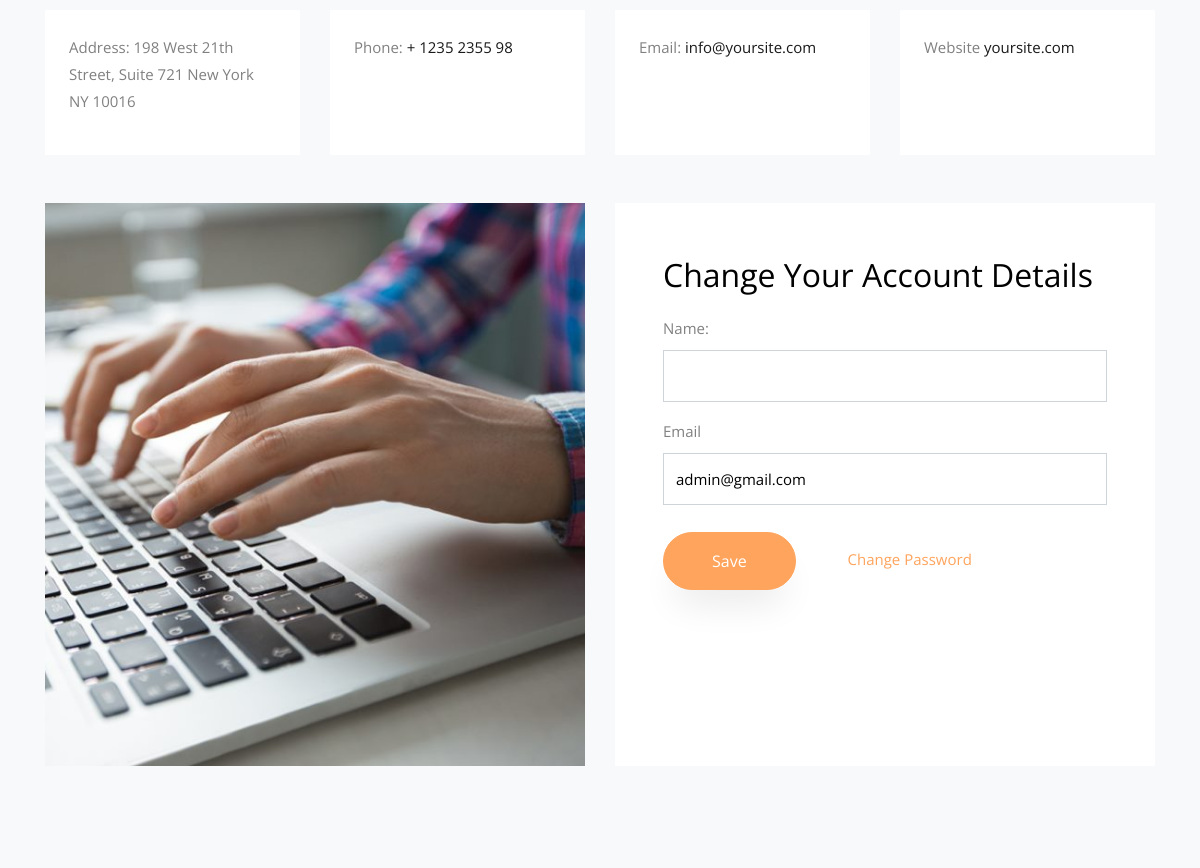
The app's page /account/details/ (signed in, middle part), older data.
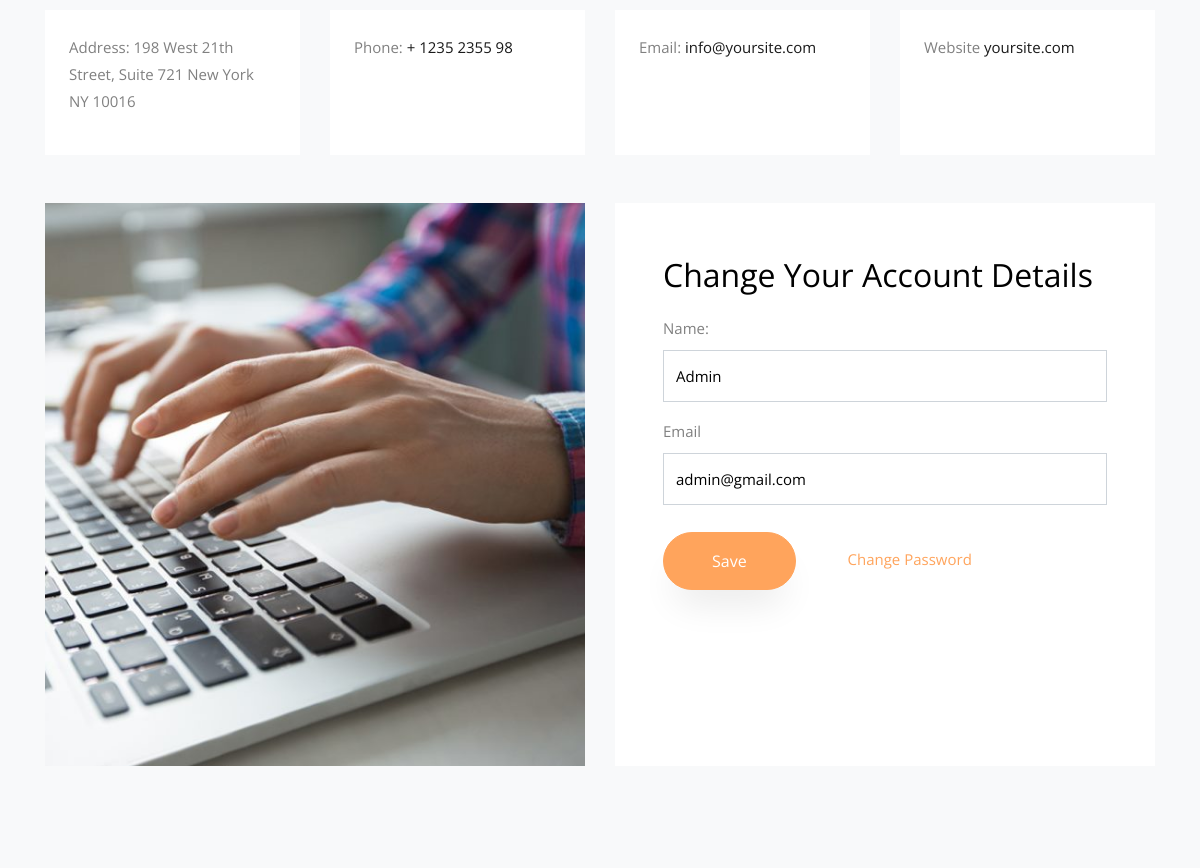
The same page, newer data.
### accounts/models.py (models this page shows, shortened)
class User(AbstractBaseUser):
    email = models.EmailField(max_length=255, unique=True)
    full_name = models.CharField(max_length=255, blank=True, null=True)
    is_active = models.BooleanField(default=True)
    staff = models.BooleanField(default=False)
    admin = models.BooleanField(default=False)
    timestamp = models.DateTimeField(auto_now_add=True)
    USERNAME_FIELD = 'email'
    REQUIRED_FIELDS = []
    objects = UserManager()

### accounts/views.py (the view, shortened to what this page needs)
# urls.py: path('details/', UserDetailUpdateView.as_view(), name='user-update'),
class UserDetailUpdateView(LoginRequiredMixin, UpdateView):
    form_class = UserDetailChangeForm
    template_name = 'accounts/detail-update-view.html'
    def get_object(self):
        return self.request.user
    def get_context_data(self, *args, **kwargs):
        context = super(UserDetailUpdateView, self).get_context_data(*args, **kwargs)
        context['title'] = 'Change Your Account Details'
        return context

### accounts/forms.py
class UserDetailChangeForm(forms.ModelForm):
    full_name = forms.CharField(label='Name', required=False,
                                widget=forms.TextInput(attrs={'class': 'form-control'}))
    class Meta:
        model = User
        fields = ['full_name']

### carts/models.py (called while the page is built)
    def new_or_get(self, request):
        cart_id = request.session.get('cart_id', None)
        qs = self.get_queryset().filter(id=cart_id)
        if qs.count() == 1:
            new_obj = False
            cart_obj = qs.first()
            if request.user.is_authenticated and cart_obj.user is None:
                cart_obj.user = request.user
                cart_obj.save()
        else:
            cart_obj = Cart.objects.new(user=request.user)
            new_obj = True
            request.session['cart_id'] = cart_obj.id
        return cart_obj, new_obj

    def new(self, user=None):
        user_obj = None
        if user is not None:
            if user.is_authenticated:
                user_obj = user
        return self.model.objects.create(user=user_obj)

    def get_cart_count(self):
        cart_count = 0
        qs = self.items.all()
        for i in range(0, qs.count()):
            cart_count += qs[i].quantity
        return cart_count

### carts/templatetags/cart_template_tags.py (called while the page is built)
@register.filter
def cart_item_count(request):
    cart, new_cart = Cart.objects.new_or_get(request)
    return cart.get_cart_count()

### orders/models.py (called while the page is built)
def post_save_cart_total(sender, instance, created, *args, **kwargs):
    if not created:
        cart_obj = instance
        cart_total = cart_obj.total
        cart_id = cart_obj.id
        qs = Order.objects.filter(cart__id=cart_id)
        if qs.count() == 1:
            order_obj = qs.first()
            order_obj.update_total()

### accounts/templates/accounts/detail-update-view.html (shortened to what this page needs)
{% extends "base.html" %}
{% load static %}
{% block content %}
  <section class="ftco-section contact-section bg-light">
      <div class="container">
        <div class="row d-flex mb-5 contact-info">
          <div class="col-md-3 d-flex">
            <div class="info bg-white p-4">
              <p><span>Address:</span> 198 West 21th Street, Suite 721 New York NY 10016</p>
            </div>
          </div>
          <div class="col-md-3 d-flex">
            <div class="info bg-white p-4">
              <p><span>Phone:</span> <a href="tel://1234567920">+ 1235 2355 98</a></p>
            </div>
          </div>
          <div class="col-md-3 d-flex">
            <div class="info bg-white p-4">
              <p><span>Email:</span> <a href="mailto:info@yoursite.com">info@yoursite.com</a></p>
            </div>
          </div>
          <div class="col-md-3 d-flex">
            <div class="info bg-white p-4">
              <p><span>Website</span> <a href="#">yoursite.com</a></p>
            </div>
          </div>
        </div>
        <div class="row block-9">
          <div class="col-md-6 order-md-last d-flex">
            <form method='POST' action='{% if action_url %}{{ action_url }}{% endif %}' class="bg-white p-5 contact-form"> {% csrf_token %}
                {% if title %}<label class="label-control"><h2>{{ title }}</h2></label>{% endif %}
                {{ form.as_p }}
                <label for="email">Email</label>
                <input type="text" id="email" class="form-control" value="{{ request.user.email }}" disabled="disabled">
                <br/>
                <input type="submit" value="Save" class="btn btn-primary py-3 px-5">
                <a href="{% url 'password_change' %}" class="ml-5">Change Password</a>
            </form>
          </div>
          <div class="col-md-6 d-flex">
            <div class="bg-white">
              <img class="img-fluid" src="{% static 'images/login.jpg' %}" alt="">
            </div>
          </div>
        </div>
      </div>
  </section>
{% endblock %}

### templates/base.html (shortened to what this page needs)
{% load static %}
{% load compress %}
<!DOCTYPE html>
<html lang="en">
  <head>
    {% include "base/css.html" %}
  </head>
  <body class="goto-here">
    {% url 'home' as home_url %}
		{% block content %}{% endblock %}
  </body>
</html>

### templates/base/css.html (shortened to what this page needs)
{% load static %}
{% load compress %}
<link rel="stylesheet" href="{% static 'css/open-iconic-bootstrap.min.css' %}">
<link rel="stylesheet" href="{% static 'css/animate.css' %}">
<link rel="stylesheet" href="{% static 'css/owl.carousel.min.css' %}">
<link rel="stylesheet" href="{% static 'css/owl.theme.default.min.css' %}">
<link rel="stylesheet" href="{% static 'css/magnific-popup.css' %}">
<link rel="stylesheet" href="{% static 'css/aos.css' %}">
<link rel="stylesheet" href="{% static 'css/ionicons.min.css' %}">
<link rel="stylesheet" href="{% static 'css/bootstrap-datepicker.css' %}">
<link rel="stylesheet" href="{% static 'css/jquery.timepicker.css' %}">
<link rel="stylesheet" href="{% static 'css/flaticon.css' %}">
<link rel="stylesheet" href="{% static 'css/icomoon.css' %}">
<link rel="stylesheet" href="{% static 'css/style.css' %}">
<link href="https://cdnjs.cloudflare.com/ajax/libs/jquery-confirm/3.3.4/jquery-confirm.min.css" rel="stylesheet">
<link rel="stylesheet" href="{% static 'css/custom.css' %}">
<link rel="stylesheet" href="{% static 'css/stripe.css' %}">

### templates/base/navbar.html (shortened to what this page needs)
{% load static %}
{% load compress %}
{% load cart_template_tags %}
{% url 'home' as home_url %}
{% url 'about' as about_url %}
{% url 'contact' as contact_url %}
{% url 'products:list' as product_list_url %}
{% url 'login' as login_url %}
{% url 'logout' as logout_url %}
{% url 'register' as register_url %}
{% url 'cart:home' as cart_url %}
{% url 'account:home' as account_url %}

### templates/base/banner.html (shortened to what this page needs)
{% load static %}
{% load compress %}

### templates/base/footer.html (shortened to what this page needs)
{% load static %}
{% load compress %}

### templates/base/js.html (shortened to what this page needs)
{% load static %}
{% load compress %}

Row changes from the older to the newer data that the page shows:
changed User "admin@gmail.com": full_name (not shown) → "Admin"
